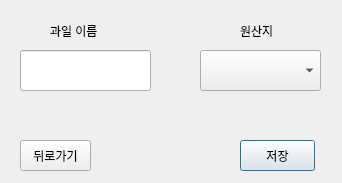
<?xml version="1.0" encoding="UTF-8"?>
<ui version="4.0">
 <class>Dialog</class>
 <widget class="QDialog" name="Dialog">
  <property name="geometry">
   <rect>
    <x>0</x>
    <y>0</y>
    <width>342</width>
    <height>183</height>
   </rect>
  </property>
  <property name="windowTitle">
   <string>Dialog</string>
  </property>
  <widget class="QPushButton" name="save">
   <property name="geometry">
    <rect>
     <x>240</x>
     <y>140</y>
     <width>75</width>
     <height>31</height>
    </rect>
   </property>
   <property name="text">
    <string>저장</string>
   </property>
  </widget>
  <widget class="QComboBox" name="comboBox">
   <property name="geometry">
    <rect>
     <x>200</x>
     <y>50</y>
     <width>121</width>
     <height>41</height>
    </rect>
   </property>
  </widget>
  <widget class="QLineEdit" name="fruit_name">
   <property name="geometry">
    <rect>
     <x>20</x>
     <y>50</y>
     <width>131</width>
     <height>41</height>
    </rect>
   </property>
  </widget>
  <widget class="QPushButton" name="pushButton">
   <property name="geometry">
    <rect>
     <x>20</x>
     <y>140</y>
     <width>71</width>
     <height>31</height>
    </rect>
   </property>
   <property name="text">
    <string>뒤로가기</string>
   </property>
  </widget>
  <widget class="QLabel" name="label_3">
   <property name="geometry">
    <rect>
     <x>50</x>
     <y>10</y>
     <width>91</width>
     <height>41</height>
    </rect>
   </property>
   <property name="text">
    <string>과일 이름</string>
   </property>
  </widget>
  <widget class="QLabel" name="label_4">
   <property name="geometry">
    <rect>
     <x>240</x>
     <y>20</y>
     <width>51</width>
     <height>21</height>
    </rect>
   </property>
   <property name="text">
    <string>원산지</string>
   </property>
  </widget>
 </widget>
 <resources/>
 <connections/>
</ui>
